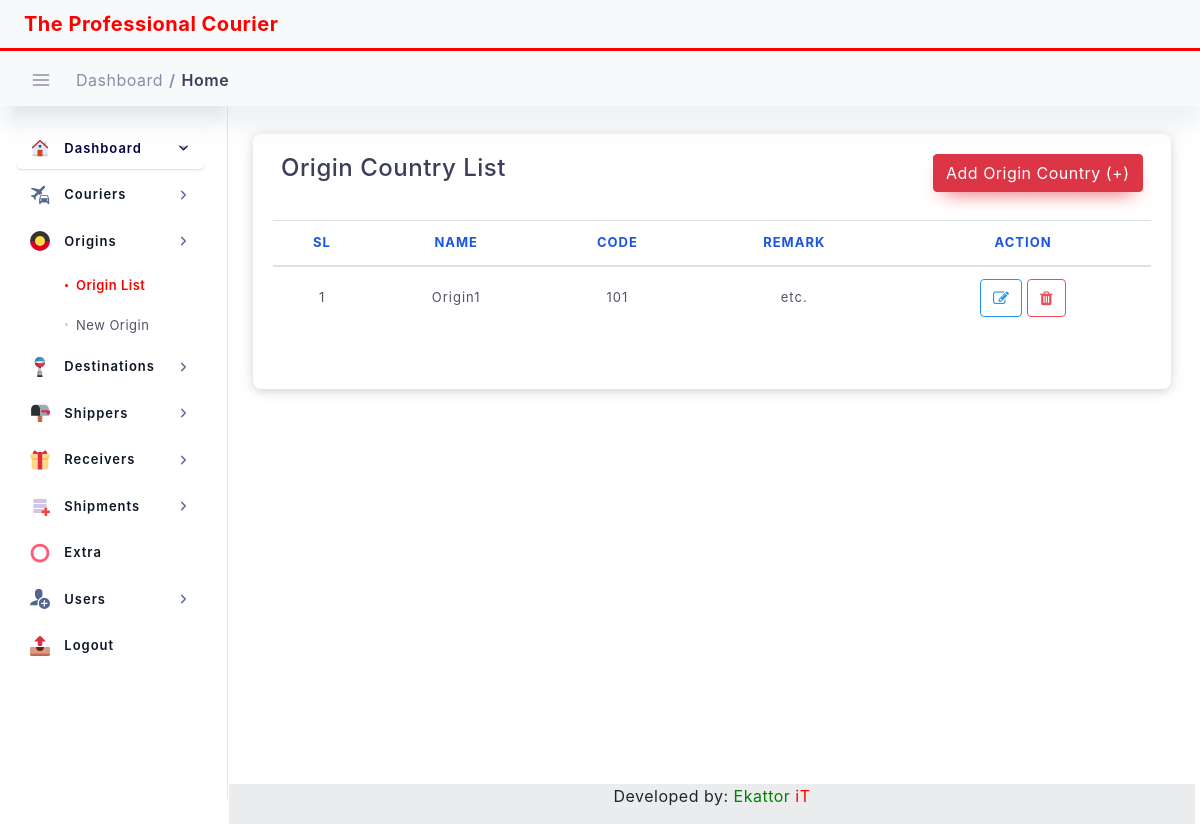
/dataset/all-origin, run on the app's committed database.
### dataset/models.py (models this page shows, shortened)
class Origin(models.Model):
    name = models.CharField(max_length=50)
    code = models.CharField(max_length=200, blank=True, null=True)
    remark = models.CharField(max_length=200, blank=True, null=True)

### dataset/views.py (the view)
# urls.py: path('all-origin', views.AllOriginListView.as_view(), name="all-origins"),
class AllOriginListView(ListView):
    model = Origin  # Model I want to Covert to List
    template_name = 'origin.html'  # Template Name
    context_object_name = 'origin'  # Change default name of objectList
    ordering = ['-id']  # Ordering post LIFO
    paginate_by = 20  # number of page I want to show in single page
    def get_context_data(self, **kwargs):
        context = super().get_context_data(**kwargs)
        context["title"] = "Origin List"
        context["nav_bar"] = "origin_list"
        context['origin'] = self.model.objects.all().order_by('-id')
        return context

### templates/origin.html (shortened to what this page needs)
{% extends "base.html" %}
{% load static %}
{% block content %}
<div class="col-lg-12 p-4">
    <div class="statbox widget box box-shadow">
        <div class="widget-header">
            <div class="row">
                <div class="mb-1 col-lg-8">
                    <h4>Origin Country List</h4>
                </div>
                <div class="mb-1 col-lg-4">
                    <a href="{% url 'add-new-origin' %}" class="btn btn-danger float-right">Add Origin Country (+)</a>
                </div>
            </div>
        </div>
        <br>
        <div class="scrollme">
            <table id="dataTable" class="table table-hover">
                <thead>
                <tr>
                    <th style="text-align:center">SL</th>
                    <th style="text-align:center">Name</th>
                    <th style="text-align:center">Code</th>
                    <th style="text-align:center">Remark</th>
                    <th style="text-align:center">Action</th>
                </tr>
                </thead>
                <tbody>
                {% for item in origin %}
                <tr>
                    <td style="text-align:center">{{forloop.counter}}</td>
                    <td style="text-align:center">{{item.name}}</td>
                    <td style="text-align:center">{{item.code}}</td>
                    <td style="text-align:center">{{item.remark}}</td>
                    <td style="text-align:center">
                       <a href="{% url 'update_origin' item.id %}">
                            <button class="btn btn-outline-info"><i class="fa fa-edit"> </i></button>
                       </a>
                        <button class="btn btn-outline-danger" data-toggle="modal"
                                            data-target="#deletemodal{{item.id}}">
                                        <i class="fa fa-trash"></i>
                        </button>
                    </td>
                </tr>
                {% endfor %}
                </tbody>
            </table>
            <div class="d-flex justify-content-center">
            </div>
        </div>
    </div>
</div>
{% endblock content %}

### static/assets/css/dashboard/dash_1.css (style rules this page uses)
.widget { position: relative; padding: 20px; border-radius: 8px; border: none; background: #fff; -webkit-box-shadow: 0 4px 6px 0 rgba(85, 85, 85, 0.08), 0 1px 20px 0 rgba(0, 0, 0, 0.07), 0px 1px 11px 0px rgba(0, 0, 0, 0.07); -moz-box-shadow: 0 4px 6px 0 rgba(85, 85, 85, 0.08), 0 1px 20px 0 rgba(0, 0, 0, 0.07), 0px 1px 11px 0px rgba(0, 0, 0, 0.07); box-shadow: 0 4px 6px 0 rgba(85, 85, 85, 0.08), 0 1px 20px 0 rgba(0, 0, 0, 0.07), 0px 1px 11px 0px rgba(0, 0, 0, 0.07); }

### static/assets/css/main.css (style rules this page uses)
html { min-height: 100% }
body { color: #888ea8; height: 100%; font-size: 0.875rem; background: #f1f2f3; overflow-x: hidden; overflow-y: auto; letter-spacing: 0.0312rem; font-family: 'Helvetica', sans-serif; }
h1, h2, h3, h4, h5, h6 { color: #3b3f5c; }
a { color: #515365; outline: none; }
.btn { padding: 0.4375rem 1.25rem; text-shadow: none; font-size: 14px; color: #3b3f5c; font-weight: normal; white-space: normal; word-wrap: break-word; transition: .2s ease-out; touch-action: manipulation; cursor: pointer; background-color: #f1f2f3; box-shadow: 0px 5px 20px 0 rgba(0, 0, 0, 0.1); will-change: opacity, transform; transition: all 0.3s ease-out; -webkit-transition: all 0.3s ease-out; }
.btn-danger { color: #fff !important; background-color: #e7515a; border-color: #e7515a; box-shadow: 0 10px 20px -10px #e7515a; }
.btn-outline-info { border: 1px solid #2196f3 !important; color: #2196f3 !important; background-color: transparent; box-shadow: none; }
.btn-outline-danger { border: 1px solid #e7515a !important; color: #e7515a !important; background-color: transparent; box-shadow: none; }
.table > tbody > tr > td { vertical-align: middle; color: #515365; font-size: 13px; letter-spacing: 1px; }
.table > thead > tr > th { color: #1b55e2; font-weight: 700; font-size: 13px; letter-spacing: 1px; text-transform: uppercase; }
.table thead th { vertical-align: bottom; border-bottom: none; }

### static/assets/css/structure.css (style rules this page uses)
html { min-height: 100% }
body { color: #888ea8; height: 100%; font-size: 0.875rem; background: ##f1f2f3; overflow-x: hidden; overflow-y: auto; letter-spacing: 0.0312rem; font-family: 'Helvetica', sans-serif; }
h1, h2, h3, h4, h5, h6 { color: #3b3f5c; }
.widget { padding: 0; margin-top: 0; margin-bottom: 0; border-radius: 6px; -webkit-box-shadow: 0 4px 6px 0 rgba(85, 85, 85, 0.08), 0 1px 20px 0 rgba(0, 0, 0, 0.07), 0px 1px 11px 0px rgba(0, 0, 0, 0.07); -moz-box-shadow: 0 4px 6px 0 rgba(85, 85, 85, 0.08), 0 1px 20px 0 rgba(0, 0, 0, 0.07), 0px 1px 11px 0px rgba(0, 0, 0, 0.07); box-shadow: 0 4px 6px 0 rgba(85, 85, 85, 0.08), 0 1px 20px 0 rgba(0, 0, 0, 0.07), 0px 1px 11px 0px rgba(0, 0, 0, 0.07); }
.widget.box .widget-header { background: #fff; padding: 0px 8px 0px; border-top-right-radius: 6px; border-top-left-radius: 6px; }
.widget .widget-header { border-bottom: 0px solid #f1f2f3; }
.widget .widget-header:before, .widget .widget-header:after { display: table; content: ""; line-height: 0 }
.widget .widget-header:after { clear: both }

### data on the page
Origin: name "Origin1", code "101", remark "etc."
